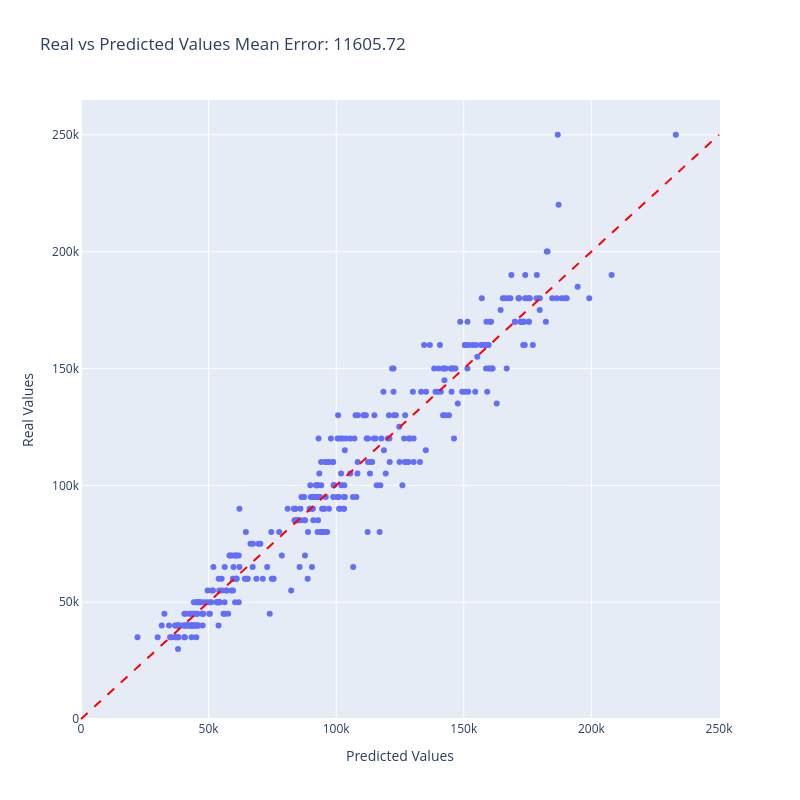

Notebook code cell kept with this figure:
### Code cell
plot_error_vs_predicted(oof_preds_lasso, y, ids)

### Figure 1 — Plotly figure (JSON) as saved in the notebook; plotly's stock layout.template omitted (floating-point values rounded to 4 significant figures; data arrays with more than 128 entries replaced by an {"elided": "..."} marker saying what was removed)
{"data": [{"customdata": {"elided": "372x1 int values"}, "hovertemplate": "Predicted Values=%{x}<br>Real Values=%{y}<br>id=%{customdata[0]}<extra></extra>", "legendgroup": "", "marker": {"color": "#636efa", "symbol": "circle"}, "mode": "markers", "name": "", "orientation": "v", "showlegend": false, "type": "scatter", "x": {"elided": "372 float values"}, "xaxis": "x", "y": {"elided": "372 float values"}, "yaxis": "y"}], "layout": {"height": 800, "legend": {"title": {"text": ""}, "tracegroupgap": 0}, "shapes": [{"line": {"color": "Red", "dash": "dash", "width": 2}, "type": "line", "x0": 0, "x1": 250000, "y0": 0, "y1": 250000}], "showlegend": false, "title": {"text": "Real vs Predicted Values\nMean Error: 11605.72"}, "width": 800, "xaxis": {"anchor": "y", "domain": [0, 1], "title": {"text": "Predicted Values"}}, "yaxis": {"anchor": "x", "domain": [0, 1], "title": {"text": "Real Values"}}}}
